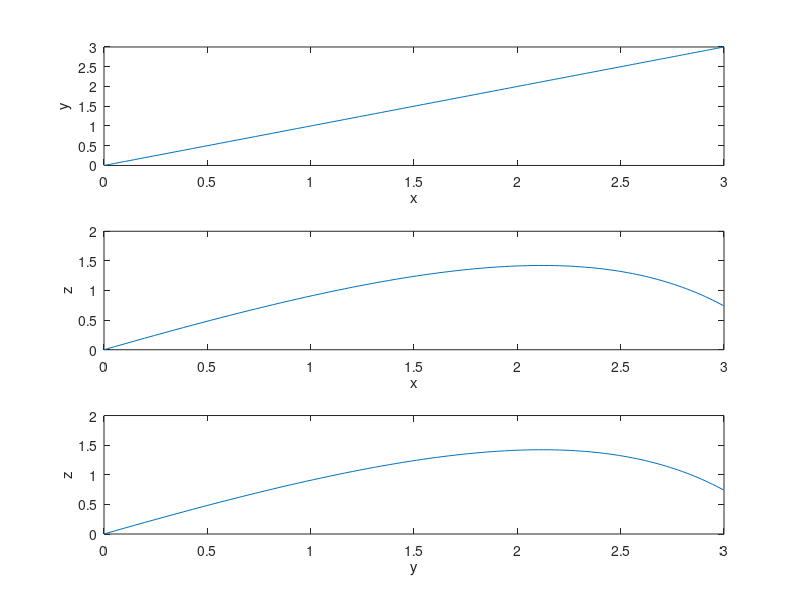

This figure's MATLAB source:
clc
clear all
close all
%Nathasya Veronica
%NRP : 01111840000047
%memasukkan nilai variabel yang diketahui
b=0.0529;   %beta
cd=0.5;     %dengan gesekan udara
cl=0.33;    %dengan gerak spin vertikal
cs=1.5;     %dengan gerak spin horizontal
g=9.8;      %percepatan gravitasi
x(1)=0;
y(1)=0;
z(1)=0;
vx(1)= 5;
vy(1)= 5;
vz(1)= 5;
t(1)=0;
%menentukan nilai dan jumlah loop untuk n
a=0; 
beta=1;
N=100;
h=(beta-a)/N;
%menghitung variabel awal yang diperlukan
v(1)=((vx(1))^2+(vy(1))^2+(vz(1))^2)^0.5;
vt(1)=((vx(1))^2+(vy(1))^2)^0.5;
%memasukkan fungsi persamaan diferensial yang digunakan
f=@(vx,vy,vz,x,y,z,t) (-b*v*(cd*vx+((cl*vx*vz)+(cs*v*vy))/vt))
f1=@(vx,vy,vz,x,y,z,t) (-b*v*(cd*vy+((cl*vy*vz)+(cs*v*vx))/vt))
f2=@(vx,vy,vz,x,y,z,t) (b*v*((-cd*vz)+(cd*vt))-g)
g1=@(vx,vy,vz,x,y,z,t) (vx)
g2=@(vx,vy,vz,x,y,z,t) (vy)
g3=@(vx,vy,vz,x,y,z,t) (vz)
%menentukan proses yang iterasi
for j=2:N
    t(j)=t(1)+(j-1)*h;
end
%menyelesaikan persamaan menggunakan metode Euler
for jj=1:N-1
    v(jj+1)=((vx(jj))^2+(vy(jj))^2+(vz(jj))^2)^0.5;
    vt(jj+1)=((vx(jj))^2+(vy(jj))^2)^0.5;
    x(jj+1)=x(jj)+h*g1(vx(jj),vy(jj),vz(jj),x(jj),y(jj),z(jj),t(jj));
    y(jj+1)=y(jj)+h*g2(vx(jj),vy(jj),vz(jj),x(jj),y(jj),z(jj),t(jj));
    z(jj+1)=z(jj)+h*g3(vx(jj),vy(jj),vz(jj),x(jj),y(jj),z(jj),t(jj));
    vx(jj+1)=vx(jj)+h*f(vx(jj),vy(jj),vz(jj),x(jj),y(jj),z(jj),t(jj));
    vy(jj+1)=vy(jj)+h*f1(vx(jj),vy(jj),vz(jj),x(jj),y(jj),z(jj),t(jj));
    vz(jj+1)=vz(jj)+h*f2(vx(jj),vy(jj),vz(jj),x(jj),y(jj),z(jj),t(jj));
end

%plot hasil pada grafik
subplot(3,1,1)
plot(x,y)
xlabel('x')
ylabel('y')
subplot(3,1,2)
plot(x,z)
xlabel('x')
ylabel('z')
subplot(3,1,3)
plot(y,z)
xlabel('y')
ylabel('z')
